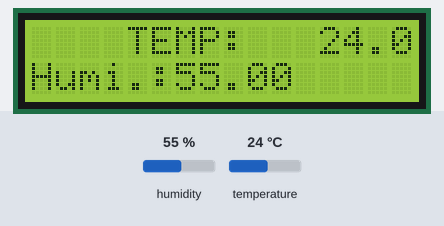
Bench run of a sketch on a simulated Arduino Uno, built with avr-gcc and run on an emulated ATmega328P. Shown: 16×2 character LCD. The inputs (shaded band) are chosen by the test bench; at power-on: humidity 55 %, temperature 24 °C.

Above: at 2.7 s.
2.8 s: humidity set to 22 %
At 5.1 s:
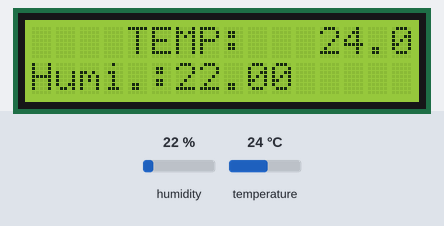
5.8 s: temperature set to 12 °C
At 7.3 s:
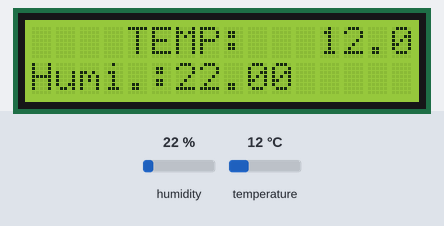
8.8 s: humidity set to 40 %
At 11.5 s:
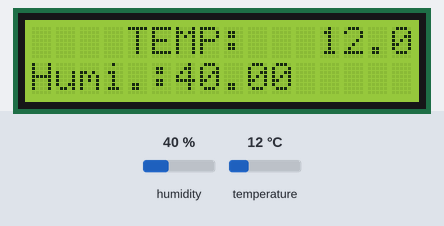
11.8 s: temperature set to 19 °C
At 12.7 s:
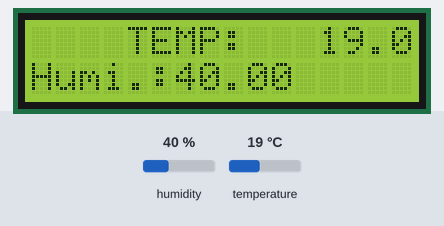
Timing chart, 0 to 14.8 s (numbered marks = the images above; inputs shaded):
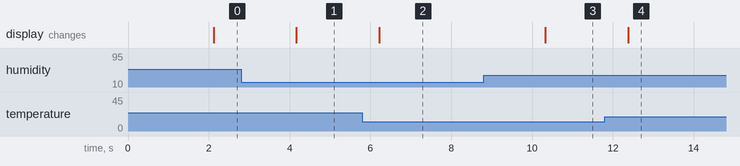

Measured:
- after the input at 2.8 s, the display: changes after 1.4 s (image 1)
- after the input at 5.8 s, the display: changes after 0.42 s (image 2)
- after the input at 8.8 s, the display: changes after 1.5 s (image 3)
- after the input at 11.8 s, the display: changes after 0.58 s (image 4)

The sketch:

sketch_apr05a.ino
```cpp
#include <Wire.h>
#include <LiquidCrystal_I2C.h>
#include "DHT.h"

#define DPIN 4        //Pin to connect DHT sensor (GPIO number)
#define DTYPE DHT11   // Define DHT 11 or DHT22 sensor type
LiquidCrystal_I2C lcd(0x27, 16, 2); // Set the LCD address to 0x27 for a 16 chars and 2 line display

DHT dht(DPIN,DTYPE);

void setup() {
   lcd.init();                       // Initialize the LCD
  lcd.backlight();                 // Turn on the backlight
  lcd.clear();                      // Clear the LCD screen
  Serial.begin(9600);
  dht.begin();
}

void loop() {
  delay(2000);

  float tc = dht.readTemperature(false);  //Read temperature in C
  float tf = dht.readTemperature(true);   //Read Temperature in F
  float hu = dht.readHumidity();
   lcd.setCursor(0, 0);               // Set the cursor to the first column and first row
  lcd.print("    TEMP:   ");
  lcd.print(tc);// Print some text

  lcd.setCursor(0,1);
  lcd.print("Humi.:");
  lcd.print(hu);


}
```
